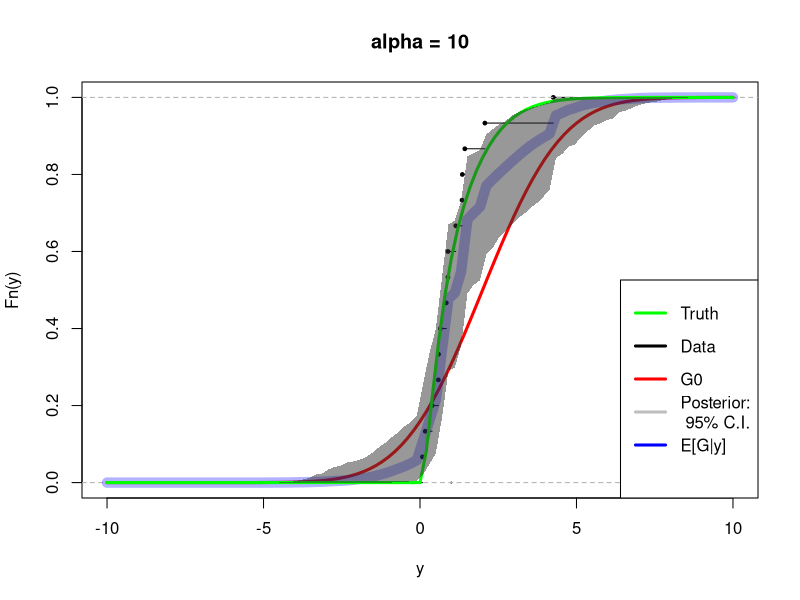

Here is the R script that generated this plot:
color.btwn <- function(x,ylo,yhi,from,to,col.area="grey") {
  x <- c(x,rev(x))
  y <- c(yhi,rev(ylo))

  polygon(c(x[x>=from & x<= to]),
          c(y[x>=from & x<=to]),
          col=col.area,border=F)
}

rdir <- function(N,a) {
  k <- length(a)
  x <- matrix(rgamma(k*N, a, 1), N, k, byrow=T)
  rowsums <- x %*% rep(1,k)
  x / as.vector(rowsums)
}

# Using the dirichlet distribution from gamma's
dp <- function(N=1,pG,a,xlim=c(0,1),n=1000) {
  x <- seq(xlim[1],xlim[2],length=n)
  x <- sort(c(-1e1000,x))
  dG0 <- pG(x[-1]) - pG(x[-length(x)])
  out <- rdir(N,a*dG0)
  G <- t(apply(out,1,cumsum))
  list("G"=G, "x"= x[-1])
}

### Plotting Function
dp.post <- function(X,...) {
  plot(0,xlim=range(X$x),ylim=c(0,1),cex=0,...)
  for (i in 1:nrow(X$G)) {
    lines(X$x,X$G[i,],type="l",col=rgb(.4,.4,.4,.1))
  }
}

# Posterior Simulation ################
# y_i | G ~ G
# G ~ DP(G_0,a)
n1 <- 1*5 
n2 <- 2*5
n <- n1+n2
y <- c(rgamma(n1,4,2),rgamma(n2,2,3))
pT <- function(x) (n1*pgamma(x,4,2) + n2*pgamma(x,2,3)) / n

# Gibbs
B <- 1000 # Big number for MCMC
k <- 100 # Number of obs for each DP draw, should be LARGE
alpha <- 10 # Later, put a prior. Large => More faith in prior.
pG <- function(x) pnorm(x,2,2)
pG1 <- function(x) {
  s <- sapply(x,function(w) sum(w >= y))
  (alpha * pG(x) +  s) / (alpha + n)
}
# Draw from G | y
G <- dp(N=B,pG1,a=alpha+n,xlim=c(-10,10),n=k)
EG <- apply(G$G,2,mean)

#pdf("~/temp/pdf/dp_post.pdf")
png("../../../../assets/ams241/03/plots/dp_post.png")
  #dp.post(G,xlab='y',ylab="Fn(y)")
  plot(0,cex=.001,ylim=c(0,1),xlim=c(-10,10),main=paste("alpha =",alpha),
       ylab="Fn(y)",xlab="y")
  lines(ecdf(y),cex=.5)
  curve(pG,add=T,col="red",lwd=3)
  lines(G$x,EG,col=rgb(0,0,1,.3),lwd=10)
  curve(pT,add=T,col="green",lwd=3)
  legend("bottomright",
         legend=c('Truth','Data','G0','Posterior:\n 95% C.I.','E[G|y]',''),
         col=c('green','black','red','grey','blue',rgb(0,0,0,0)),lwd=3)
  qG <- apply(G$G,2,function(x) quantile(x,c(.025,.5,.975)))
  #apply(qG,1,function(x) lines(G$x,x))
  glo <- qG[1,]
  ghi <- qG[3,]
  color.btwn(G$x,glo,ghi,-100,100,col.area=rgb(.2,.2,.2,.5))
dev.off()

#source("dp_posterior.R")
